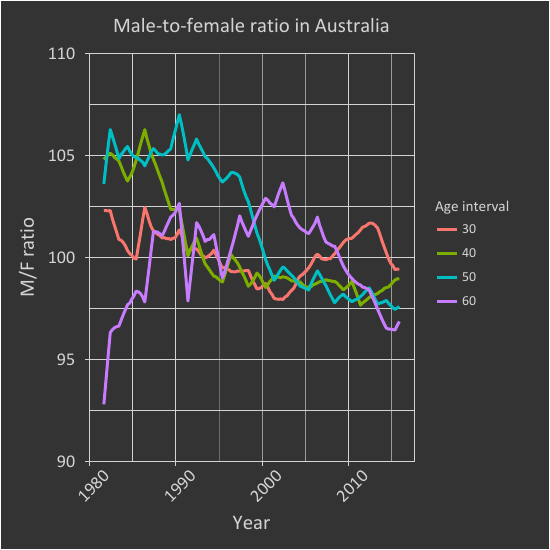

R code for this plot:
# Define the filename of the output image
fileName <- "xDate-yMFratio_Ages-30-60_State-Australia"

# Open the macOS graphics device driver
quartz(fileName, width = 14/2.54, height = 14/2.54, dpi = 72)

# Filter the APdata frame to only select the data that I want to analyse
# Select all of the Australian male population that are 30, 40, 50 or 60 years old
Male <- filter(APdata, State == "Australia", Sex == "Male",
               Age == "30" | Age == "40" | Age == "50" | Age == "60")
# Select all of the Australian female population that are 30, 40, 50 or 60 years old
Female <- filter(APdata, State == "Australia", Sex == "Female",
                 Age == "30" | Age == "40" | Age == "50" | Age == "60")

# Calculate the ratio of the male-to-female population
# Create the new data frame using the new calculated data
y <- Male$Value / Female$Value
x <- Male$Date
Age <- Male$Age
MFratio <- data.frame(x, y, Age)
MFratio <- tbl_df(MFratio)

# Create the figure using ggplot
ggplot(MFratio, aes(x = x, y = y*100, color = Age)) + 
  geom_line(lwd = 1, alpha = 1.00) + 
  scale_y_continuous(expand = c(0, 0), limit = c(90, 110),
                     breaks = scales::pretty_breaks(n = 5)) +
  labs(x = "Year", y = "M/F ratio",
       title = "Male-to-female ratio in Australia",
       color = "Age interval") + 
  theme_bw(base_family = "Calibri") + 
  theme(axis.text = element_text(size = 13),
        axis.text.x = element_text(margin = margin(12, 0, 0, 0), angle = 45),
        axis.text.y = element_text(margin = margin(0, 7, 0, 0)), 
        axis.ticks = element_line(colour = "lightgrey", size = 0.25),
        axis.title = element_text(size = 15),
        axis.title.x = element_text(margin = margin(0, 0, 15, 0)), 
        axis.title.y = element_text(margin = margin(0, 10, 0, 15)),
        
        legend.background = element_rect(fill = "#333333", size = 0.5, linetype = "solid"),
        legend.key = element_blank(),
        legend.position = "right",
        legend.text = element_text(size = 10),
        legend.title = element_text(size = 11),
        legend.title.align = 0.5,
        legend.margin = unit(0.5, "lines"),
        
        panel.background = element_rect(fill = "#333333"),
        panel.border = element_rect(fill = NULL, size = 0.25, color = "lightgrey"),
        panel.grid.major = element_line(colour = "lightgrey", size = 0.25),
        panel.grid.minor = element_line(colour = "lightgrey", size = 0.10),
        panel.margin.x = unit(0.5, "lines"),
        panel.margin.y = unit(0.5, "lines"),
        
        plot.background = element_rect(fill = "#333333"),
        plot.margin = unit(c(5, 5, 0, 0), "mm"),
        plot.title = element_text(size = 15, margin = margin(0, 0, 15, 0)),
        
        strip.text = element_text(size = 10),
        
        text = element_text(color = "lightgrey")
  )

# Save the figure as a pdf using the ggsave function
# cairo_pdf is required since without it the Calibri font won't work
ggsave(paste(fileName, "pdf", sep = "."), device = cairo_pdf)